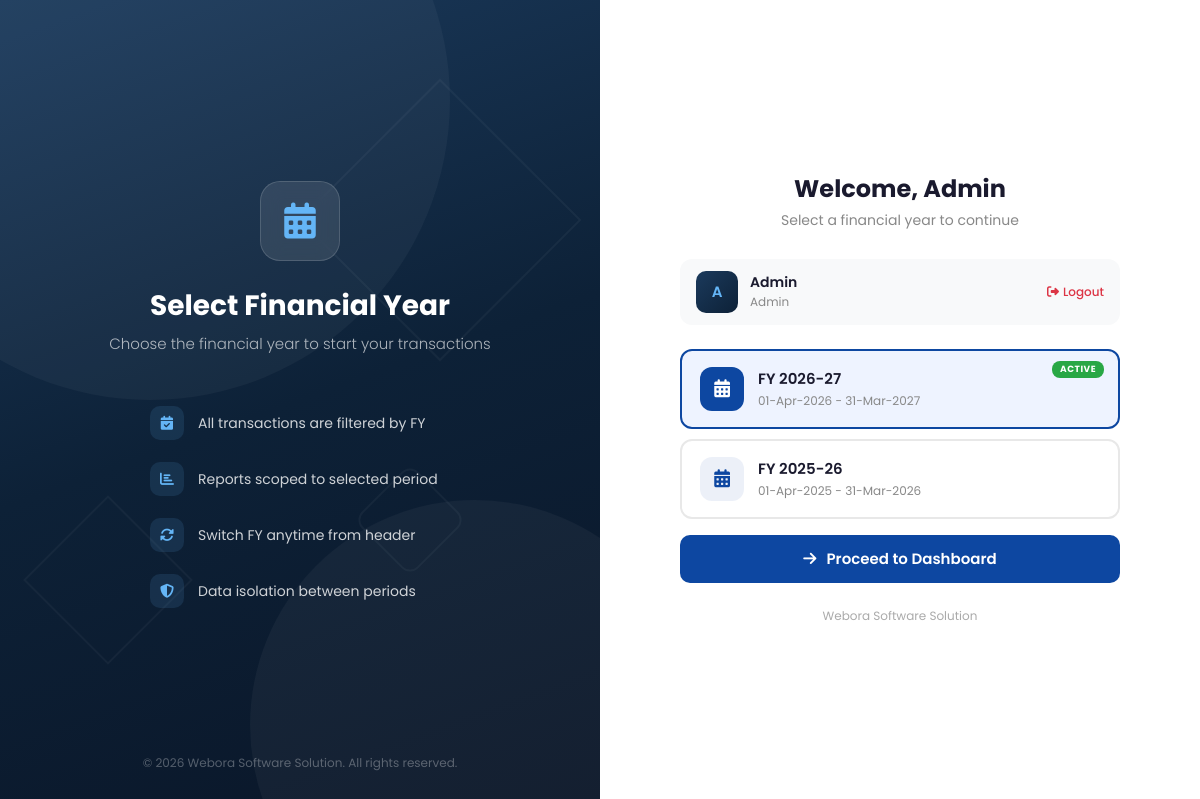
Page /financial_year.php (signed in) on the committed database.
### tables this page shows
CREATE TABLE `company` (
  `id` int unsigned NOT NULL AUTO_INCREMENT,
  `name` varchar(150) DEFAULT NULL,
  `email` varchar(100) DEFAULT NULL,
  `phone` varchar(20) DEFAULT NULL,
  `address` text,
  `city` varchar(100) DEFAULT NULL,
  `state` varchar(100) DEFAULT NULL,
  `pincode` varchar(10) DEFAULT NULL,
  `gstin` varchar(20) DEFAULT NULL,
  `pan` varchar(20) DEFAULT NULL,
  `logo` varchar(255) DEFAULT NULL,
  `signature` varchar(255) DEFAULT NULL,
  `bank_name` varchar(150) DEFAULT NULL,
  `bank_account` varchar(50) DEFAULT NULL,
  `bank_ifsc` varchar(20) DEFAULT NULL,
  `upi_id` varchar(100) DEFAULT NULL,
  `created_at` timestamp NOT NULL DEFAULT CURRENT_TIMESTAMP,
  PRIMARY KEY (`id`)
);

CREATE TABLE `financial_years` (
  `id` int unsigned NOT NULL AUTO_INCREMENT,
  `name` varchar(50) NOT NULL,
  `start_date` date NOT NULL,
  `end_date` date NOT NULL,
  `is_active` tinyint(1) NOT NULL DEFAULT '0',
  `created_at` timestamp NOT NULL DEFAULT CURRENT_TIMESTAMP,
  `updated_at` timestamp NOT NULL DEFAULT CURRENT_TIMESTAMP ON UPDATE CURRENT_TIMESTAMP,
  PRIMARY KEY (`id`),
  KEY `idx_financial_years_active` (`is_active`),
  KEY `idx_financial_years_dates` (`start_date`,`end_date`)
);

### functions.php (called while the page is built, shortened)
<?php
function h($data) {
    return htmlspecialchars((string)$data, ENT_QUOTES, 'UTF-8');
}
function currentUser() {
    return $_SESSION['user'] ?? null;
}
function query($sql, $params = []) {
    global $pdo;
    $stmt = $pdo->prepare($sql);
    $stmt->execute($params);
    return $stmt;
}
function fetch($sql, $params = []) {
    return query($sql, $params)->fetch(PDO::FETCH_ASSOC);
}
function fetchAll($sql, $params = []) {
    return query($sql, $params)->fetchAll(PDO::FETCH_ASSOC);
}
function dateFormatted($date) {
    return date('d-M-Y', strtotime($date));
}
function getCompany() {
    static $cache = null;
    if ($cache === null) {
        $cache = fetch("SELECT * FROM company LIMIT 1");
    }
    return $cache;
}
function getAllFinancialYears() {
    return fetchAll("SELECT * FROM financial_years ORDER BY start_date DESC");
}
function getActiveFinancialYear() {
    return fetch("SELECT * FROM financial_years WHERE is_active = 1 LIMIT 1");
}
function getInitials($name) {
    $words  = explode(' ', trim($name));
    $initials = '';
    foreach (array_slice($words, 0, 2) as $w) {
        if (!empty($w)) {
            $initials .= strtoupper($w[0]);
        }
    }
    return $initials;
}

### financial_year.php (the view, shortened to what this page needs)
<?php
require_once 'db.php';
require_once 'functions.php';
$company = getCompany();
$companyName = $company['name'] ?? 'Computer Shop Billing';
$financialYears = getAllFinancialYears();
$activeFY = getActiveFinancialYear();
$user = currentUser();
$initials = getInitials($user['full_name'] ?? $user['username'] ?? 'U');
?>
<!DOCTYPE html>
<html lang="en">
<head>
    <link href="https://cdn.jsdelivr.net/npm/bootstrap@5.3.2/dist/css/bootstrap.min.css" rel="stylesheet">
    <link href="https://cdnjs.cloudflare.com/ajax/libs/font-awesome/6.5.0/css/all.min.css" rel="stylesheet">
</head>
<body>
    <div class="fy-wrapper">
        <div class="brand-panel">
            <div class="geo-shape shape-1"></div>
            <div class="geo-shape shape-2"></div>
            <div class="geo-shape shape-3"></div>
            <div class="brand-content">
                <div class="brand-logo">
                    <i class="fas fa-calendar-alt"></i>
                </div>
                <h1 class="brand-title">Select Financial Year</h1>
                <p class="brand-subtitle">Choose the financial year to start your transactions</p>
                <ul class="brand-features">
                    <li><i class="fas fa-calendar-check"></i> All transactions are filtered by FY</li>
                    <li><i class="fas fa-chart-bar"></i> Reports scoped to selected period</li>
                    <li><i class="fas fa-sync-alt"></i> Switch FY anytime from header</li>
                    <li><i class="fas fa-shield-alt"></i> Data isolation between periods</li>
                </ul>
            </div>
            <div class="brand-footer">&copy; <?= date('Y') ?> <?= h($companyName) ?>. All rights reserved.</div>
        </div>
        <div class="form-panel">
            <div class="form-container">
                <div class="form-header">
                    <h1>Welcome, <?= h($user['full_name'] ?? $user['username']) ?></h1>
                    <p>Select a financial year to continue</p>
                </div>
                <div class="user-badge">
                    <div class="user-avatar"><?= $initials ?></div>
                    <div class="user-info">
                        <div class="name"><?= h($user['full_name'] ?? $user['username']) ?></div>
                        <div class="role"><?= h($user['role'] ?? 'user') ?></div>
                    </div>
                    <a href="logout.php" style="font-size:12px;color:#dc3545;text-decoration:none;font-weight:500;">
                        <i class="fas fa-sign-out-alt me-1"></i>Logout
                    </a>
                </div>
                <form method="POST" action="" id="fyForm">
                    <?php if (empty($financialYears)): ?>
                        <div class="text-center py-4">
                            <i class="fas fa-calendar-times d-block mb-3" style="font-size:40px;color:#ddd;"></i>
                            <p class="text-muted mb-3">No financial years found. Please create one first.</p>
                            <a href="financial_year_manage.php" class="btn btn-outline-primary">
                                <i class="fas fa-plus me-2"></i>Create Financial Year
                            </a>
                        </div>
                    <?php else: ?>
                        <?php
                            $selectedFy = null;
                            if ($activeFY) {
                                $selectedFy = $activeFY['id'];
                            } elseif (!empty($financialYears)) {
                                $selectedFy = $financialYears[0]['id'];
                            }
                        ?>
                        <?php foreach ($financialYears as $fy): ?>
                            <label class="fy-card<?= ($selectedFy == $fy['id']) ? ' selected' : '' ?><?= $fy['is_active'] ? ' active-badge' : '' ?>" onclick="selectFY(this, <?= (int)$fy['id'] ?>)">
                                <div class="fy-icon"><i class="fas fa-calendar-alt"></i></div>
                                <div class="fy-details">
                                    <div class="fy-name"><?= h($fy['name']) ?></div>
                                    <div class="fy-dates"><?= dateFormatted($fy['start_date']) ?> - <?= dateFormatted($fy['end_date']) ?></div>
                                </div>
                            </label>
                        <?php endforeach; ?>
                        <button type="submit" class="btn-submit mt-3" id="btnProceed" <?= !$selectedFy ? 'disabled' : '' ?>>
                            <i class="fas fa-arrow-right"></i> Proceed to Dashboard
                        </button>
                    <?php endif; ?>
                </form>
                <div class="form-footer"><?= h($companyName) ?></div>
            </div>
        </div>
    </div>
</body>
</html>

### rows in the picture
company: name "Webora Software Solution"
financial_years: name "FY 2026-27", start_date "01-Apr-2026", end_date "31-Mar-2027"
financial_years: name "FY 2025-26", start_date "01-Apr-2025", end_date "31-Mar-2026"

### other values in the picture
$user['full_name'] "Admin"
$initials "A"
$user['role'] "Admin"
